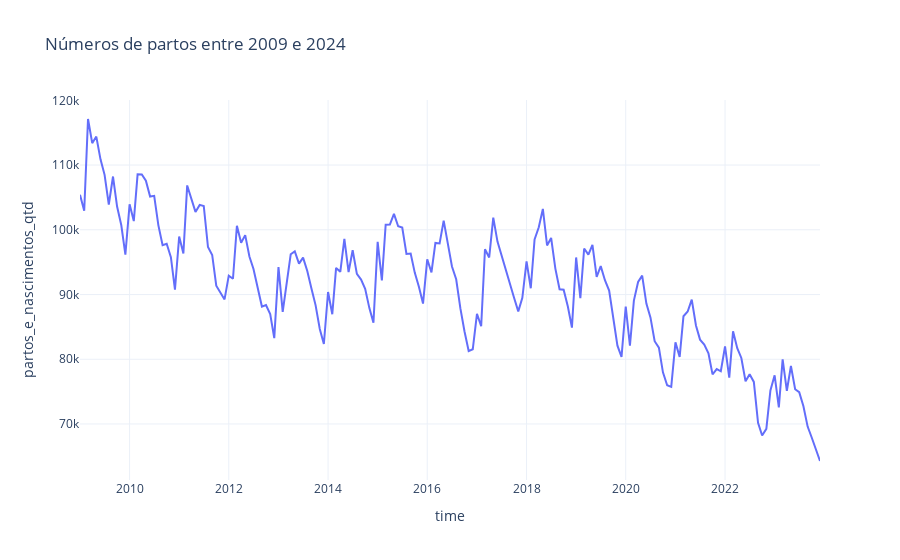

Notebook cell for this chart:
### Code cell
fig = px.line(df_st, y='partos_e_nascimentos_qtd',title='Números de partos entre 2009 e 2024')
# fig2 = px.line(df_st, y='partos_e_nascimentos_val',title='Valores com partos entre 2009 e 2024')
#fig = make_subplots(rows=2, cols=1, subplot_titles=('Quantidade', 'Valores'), shared_xaxes=True, shared_yaxes=False)

#fig.add_trace(go.Scatter(x=df_st.index, y=df_st['partos_e_nascimentos_qtd'], mode='lines', name='Quantidade'), row=1, col=1)
#fig.add_trace(go.Scatter(x=df_st.index, y=df_st['partos_e_nascimentos_val'], mode='lines', name='Valores'), row=2, col=1)

#fig.update_xaxes(dtick="M1", tickmode='auto', rangeslider_visible=True)
fig.update_layout(template = 'plotly_white')

# fig.update_layout(
#     xaxis2_rangeslider_visible=True,
#     xaxis2_type="date",
#     autosize=True, height=900
#     )
fig.show()

### Figure 1 — Plotly figure (JSON) as saved in the notebook; plotly's stock layout.template omitted (floating-point values rounded to 4 significant figures; data arrays with more than 128 entries replaced by an {"elided": "..."} marker saying what was removed)
{"data": [{"hovertemplate": "time=%{x}<br>partos_e_nascimentos_qtd=%{y}<extra></extra>", "legendgroup": "", "line": {"color": "#636efa", "dash": "solid"}, "marker": {"symbol": "circle"}, "mode": "lines", "name": "", "orientation": "v", "showlegend": false, "x": {"elided": "180 str values"}, "xaxis": "x", "y": {"elided": "180 float values"}, "yaxis": "y", "type": "scatter"}], "layout": {"xaxis": {"anchor": "y", "domain": [0.0, 1.0], "title": {"text": "time"}}, "yaxis": {"anchor": "x", "domain": [0.0, 1.0], "title": {"text": "partos_e_nascimentos_qtd"}}, "legend": {"tracegroupgap": 0}, "title": {"text": "Números de partos entre 2009 e 2024"}}}
